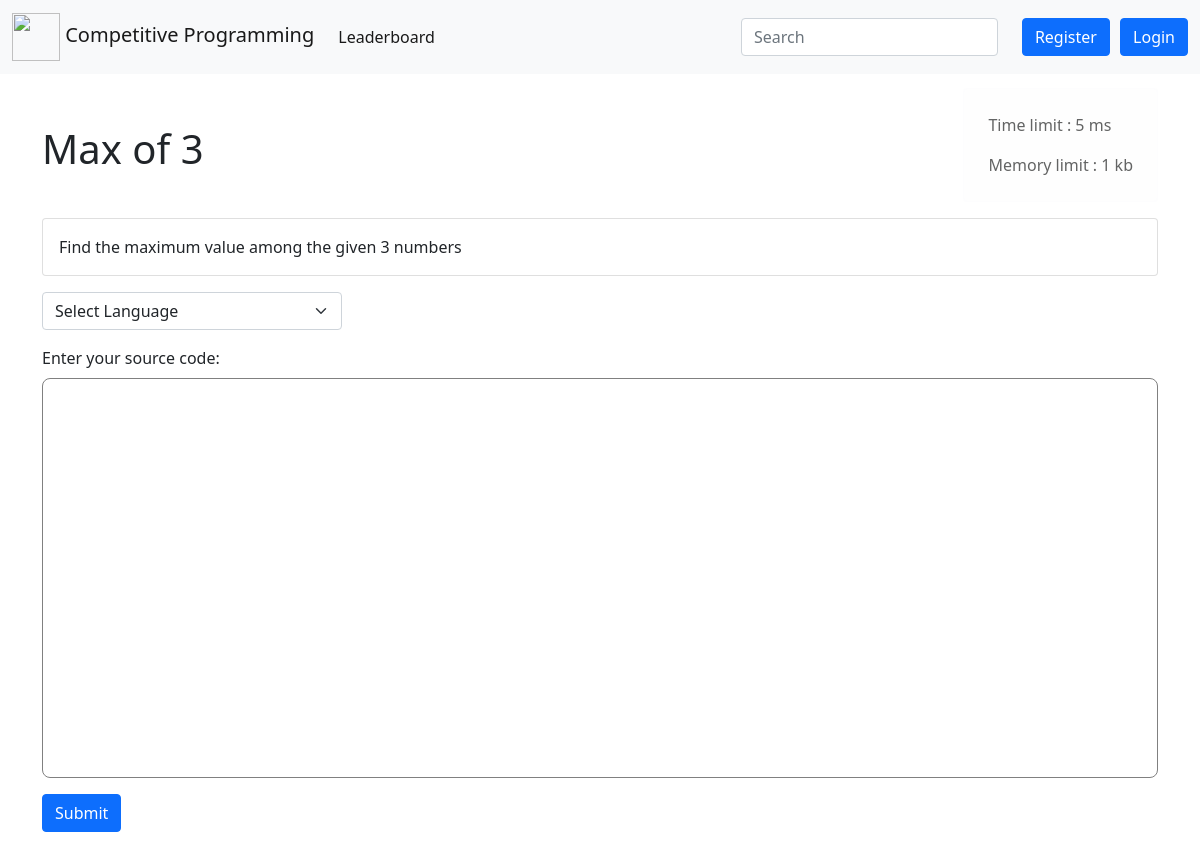
The page /Question/index.php?id=2 on the database its author committed.
### tables this page shows
CREATE TABLE `questions` (
  `id` int(11) NOT NULL,
  `title` text NOT NULL,
  `contest_id` int(11) NOT NULL,
  `question` text NOT NULL,
  `time_limit` int(11) NOT NULL,
  `memory_limit` int(11) NOT NULL,
  `test_input` text NOT NULL,
  `expected_output` text NOT NULL
);

### Question/index.php (the view, shortened to what this page needs)
<?php
$questionId = $_GET["id"];
$database = mysqli_connect("localhost", "root", "", "cp_site");
$question_query = "SELECT * FROM `questions` WHERE id=" . $questionId;
$question_data = mysqli_fetch_array(mysqli_query($database, $question_query));
$timeLimit = $question_data["time_limit"];
$memoryLimit = $question_data["memory_limit"];
$title = $question_data["title"];
$question = $question_data["question"];
?>
<!DOCTYPE html>
<html>
<head>
     <link href="question.css" rel="stylesheet">
</head>
<body style="padding: 72px 0px 40px 0px;">
    <?php
    include("../commons/header.php");
    ?>
    <div class="container">
        <div class="title">
            <h1><?php
                echo $title;
                ?>
            </h1>
            <div class="alert alert-light" role="alert">
                <div class="info">
                    Time limit : <?php echo $timeLimit ?> ms
                </div>
                <div class="info">Memory limit : <?php echo $memoryLimit / 1024 ?> kb </div>
            </div>
        </div>
        <div class="card">
            <div class="card-body" id="ques_desc">
                <?php echo $question ?>
            </div>
        </div>
        <select style="width: 300px;" name="languageId" class="form-select" id="language">
            <option selected>Select Language </option>
        </select>
        <label for="code" class="form-label">Enter your source code:</label>
        <div class="mb-3" id="editor" rows="10">
        </div>
        <div id="panel" style="padding: 0px 20px 20px 0px;">
            <button type="button" class="btn btn-primary" id="run">Submit</button>
        </div>
    </div>
</body>
</html>

### Question/question.css (style rules this page uses)
#language { margin-bottom: 16px; margin-top: 16px; }
.container { padding: 16px; }
#editor { height: 400px; width: 100%; border-radius: 8px; border: solid 1px gray; font-size: 18px; }
.info { padding: 8px; }
.title { display: flex; justify-content: space-between; align-items: center; }

### rows shown on the page
questions: title "Max of 3", time_limit "5", $memoryLimit/1024 "1", question "Find the maximum value among the given 3 numbers"
